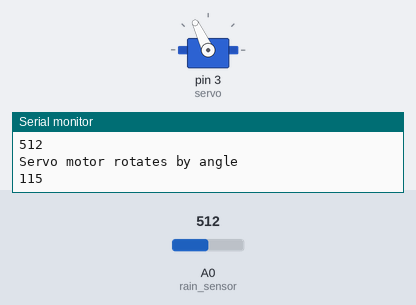
A sketch run on a simulated Arduino Uno, built with avr-gcc and run on an emulated ATmega328P. Parts: servo, the last lines printed to the serial monitor. Inputs (shaded band) come from the test bench; at power-on: A0 (rain_sensor) = 512.

Above: at 7.8 s.
7.9 s: A0 (rain_sensor) set to 810
At 14.4 s:
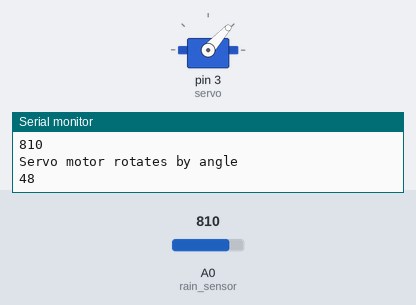
15.7 s: A0 (rain_sensor) set to 900
At 19.5 s:
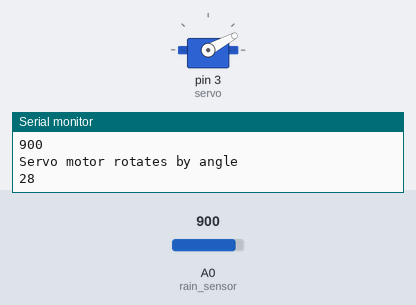
23.5 s: A0 (rain_sensor) set to 1023
At 24.6 s:
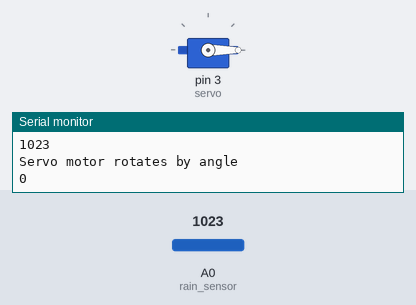
31.3 s: A0 (rain_sensor) set to 716
At 34.9 s:
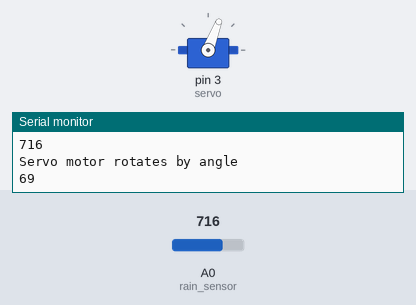
39.1 s: A0 (rain_sensor) set to 306
At 42.6 s:
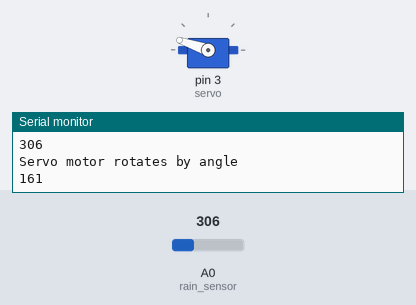
46.9 s: A0 (rain_sensor) set to 511
At 49.2 s:
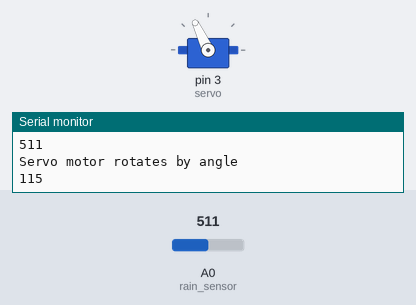
Timing chart, 0 to 50.7 s (numbered marks = the images above; inputs shaded):
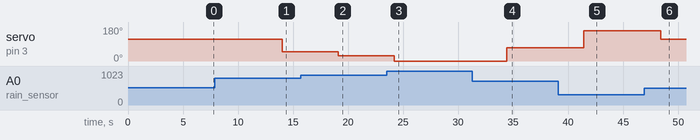

Measured:
- after the input at 7.9 s, servo on pin 3 (servo): 115° → 48° after 6.1 s
- after the input at 15.7 s, servo on pin 3 (servo): 48° → 28° after 3.4 s
- after the input at 23.5 s, servo on pin 3 (servo): 28° → 0° after 0.71 s
- after the input at 31.3 s, servo on pin 3 (servo): 0° → 69° after 3.1 s
- after the input at 39.1 s, servo on pin 3 (servo): 69° → 161° after 2.3 s
- after the input at 46.9 s, servo on pin 3 (servo): 161° → 115° after 1.5 s

The sketch:

rain_sensor_and_servor_motor.ino
```cpp
#include<SoftwareSerial.h>
SoftwareSerial s(5,6);
#include<Servo.h>
int rain_sensor =A0,servo =3;
Servo myServo;
int buzzer = 11;
void setup()
{
  Serial.begin(9600);
  s.begin(9600);
  myServo.attach(servo);
  pinMode(buzzer,OUTPUT);
  myServo.write(0);
}
void loop()
{
  int sensorvalue=analogRead(rain_sensor);
  int motor=map(sensorvalue, 220, 1023, 180, 0);
  myServo.write(motor);
  int data = sensorvalue;
  Serial.println("Sensor value is ");
  Serial.println(sensorvalue);
  Serial.println("Servo motor rotates by angle ");
  Serial.println(motor);
  delay(5000);
  if(sensorvalue >=800)
  {
    Serial.println("NOT RAINING");
    delay(100);
  }
  else
  {
    digitalWrite(buzzer,HIGH);
    Serial.println("RAINING");
    delay(1000);
    noTone(buzzer);
    delay(1000);
  }
  if(s.available()>0){
    char c=s.read();
    if(c=='s'){
      s.write(data);
    }
  }
}
```
